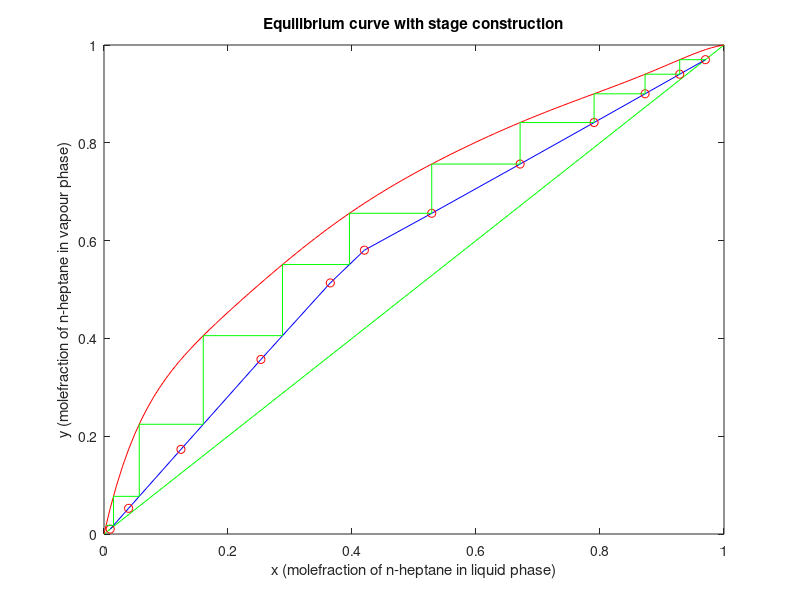
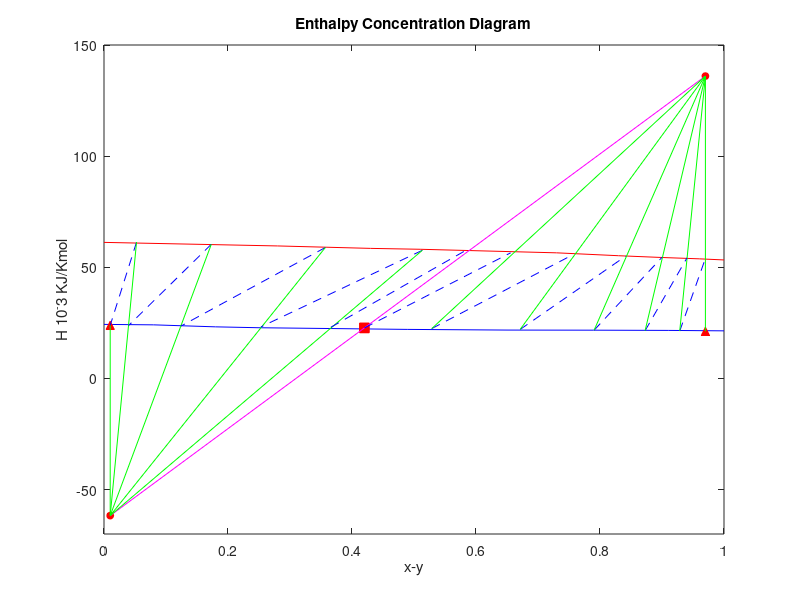

The MATLAB script that drew these images, in order: (Note: this script raises an error after producing the figures.)
clear;
close;
clc;

xe = [0 0.08 0.18 0.25 0.49 0.65 0.79 0.91 1];
ye = [0 0.28 0.43 0.51 0.73 0.83 0.9 0.96 1];
Hl = [24.3 24.1 23.2 22.8 22.05 21.75 21.7 21.6 21.4];
Hv = [61.2 59.6 58.5 58.1 56.5 55.2 54.4 53.8 53.3];

E_curve_y = polyfit(xe,ye,8);
E_curve_x = polyfit(ye,xe,8);

xe_new = 0:0.01:1;
for k = 1:length(xe_new) 
    ye_new(k) = polyval(E_curve_y,xe_new(k));
end

F = 1000/103.48;
zf = 0.42;
xf = 0.42;
xd = 0.97;
xw = 0.01;
R = 2.5;
D = 4.2681;
W = 5.7256;

figure(2)
plot(xe,Hl,'b');
hold on
plot(ye,Hv,'r');
ylim([-70 150]);
title('Enthalpy Concentration Diagram');
ylabel('H 10^-3 KJ/Kmol');
xlabel('x-y');


Hl_p = polyfit(xe,Hl,1);
Hv_p = polyfit(ye,Hv,1);
Hw = polyval(Hl_p,xw);
Hv2 = polyval(Hv_p,xw);
Hd = polyval(Hl_p,xd);
Hv1 = polyval(Hv_p,xd);
Hf = polyval(Hl_p,xf);

qd_dash = R*(Hv1-Hd) + Hv1;
slope_F = (qd_dash - Hf)/(xd-xf);
intercept_F = -slope_F*xd + qd_dash;
qw_dash = slope_F*xw + intercept_F;

plot(xd,qd_dash,'or','MarkerSize',5,'MarkerFaceColor','red');
plot(xw,qw_dash,'or','MarkerSize',5,'MarkerFaceColor','red');
plot(xf,Hf,'sr','MarkerSize',7,'MarkerFaceColor','red');
plot(xd,Hd,'^r','MarkerSize',6,'MarkerFaceColor','red');
plot(xw,Hw,'^r','MarkerSize',6,'MarkerFaceColor','red');
set(line([xd,xw],[qd_dash,qw_dash]),'Color',[1,0,1]);
set(line([xd,xd],[qd_dash,Hd]),'Color',[0,1,0]);
set(line([xw,xw],[qw_dash,Hw]),'Color',[0,1,0]);

xc(1) = xd;
yc(1) = xd;

x_int = xd;
y_int = xd;

i = 2;

while(x_int > xf)
%    xc(i) = polyval(E_curve_x,y_int);
     xc(i) = interp1(ye_new,xe_new,y_int);
   if(xc(i) >= xf)
       Hv_old = polyval(Hv_p,y_int);
       Hl_new = polyval(Hl_p,xc(i));
   
       plot([xc(i),y_int],[Hl_new, Hv_old],'--b');
       plot([xd,xc(i)],[qd_dash,Hl_new],'g');
   
       line = polyfit([xd,xc(i)],[qd_dash,Hl_new],1);
       y_line = polyval(line,xe);
   
       yc(i) = interp1(y_line - Hv,xe,0);
       
       y_int = yc(i);
       x_int = xc(i);
       
       i = i+1;
       
   else
       Hv_old = polyval(Hv_p,y_int);
       plot([xf,y_int],[Hf, Hv_old],'--b');
       x_int = xc(i); 
   end
end

xstr(1) = xw;
ystr(1) = xw;

x_int = xw;
y_int = xw;


j = 2;
yf = 0;
while(x_int < xf )
   ystr(j) = polyval(E_curve_y,x_int);
   Hl_old = polyval(Hl_p,x_int);
   Hv_new = polyval(Hv_p,ystr(j));
   
   line = polyfit([xw,ystr(j)],[qw_dash,Hv_new],1);
   x_line = polyval(line,xe);
   
   xstr(j) = interp1(x_line - Hl,xe,0);
   if(xstr(j) < xf) 
       x_data = [ystr(j),x_int];
       y_data = [Hv_new, Hl_old];
       
       plot([ystr(j),x_int],[Hv_new, Hl_old],'--b');
       plot([xw,ystr(j)],[qw_dash,Hv_new],'g')
       
       x_int = xstr(j);
       y_int = ystr(j);
       
       j = j+1;
   else
       
       line = polyfit([xd,xf],[qd_dash,Hf],1);
       y_line = polyval(line,xe);
   
       yf = interp1(y_line - Hv,xe,0);
       Hfv = polyval(Hv_p,yf);
       
       plot([yf,x_int],[Hfv, Hl_old],'--b');
       x_int = xstr(j);
       
       y_int = ystr(j);
   end
   
end

n1 = 1;
n2 = j-1;
while (n1 <= i + j - 1)
    
    if(n1 < i)
        x_points(n1) = xc(n1);
        y_points(n1) = yc(n1);
    elseif (n1 == i)
        x_points(n1) = xf;
        y_points(n1) = yf;
    else
        x_points(n1) = xstr(n2);
        y_points(n1) = ystr(n2);
        
        n2 = n2 - 1;
    end
    n1 = n1 + 1;
end

figure(1)
plot(xe,xe,'g');
hold on
plot(xe_new,ye_new,'r');
xlim([0 1]);
ylim([0 1]);

plot(x_points,y_points,'b');
plot(x_points,y_points,'or');
title('Equilibrium curve with stage construction');
xlabel('x (molefraction of n-heptane in liquid phase)');
ylabel('y (molefraction of n-heptane in vapour phase)');

xstage(1) = xd;
ystage(1) = xd;
k =1;

while (xstage(k) > xw)
    ydummy = ystage(k);
    xstage(k+1) = interp1(ye_new,xe_new,ydummy);
    ystage(k+1) = interp1(x_points,y_points,xstage(k+1));
    plot([xstage(k),xstage(k+1)],[ystage(k),ystage(k)],'g');
    if (xstage(k+1) > xw) 
        plot([xstage(k+1),xstage(k+1)],[ystage(k),ystage(k+1)],'g');
    end
    k = k+1;
end

% m = 2; 
% while(m <= 12)
%     plot([x_points(m -1),x_points(m)],[y_points(m - 1),y_points(m - 1)],'g');
%     plot([x_points(m),x_points(m)],[y_points(m - 1),y_points(m)],'g');
%     m = m + 1;
% end

hold off

n = 1;
for i=2:length(xstage)
    Xn(n) = xstage(i);
    Yn(n) = ystage(i);
    n= n+1;
end

Xn = Xn';
Yn = Yn';

% L(1) = R*D;
% V(1) = (R+1)*D;

for i=1:length(Xn)
    if(i <= 7) 
        x = Xn(i);
%         y = Yn(i);
        y = interp1(x_points,y_points,x);
        check(i) = y;
        V(i) = (D*xd - D*x)/(y-x);
        L(i) = V(i) - D;
    else
        x = Xn(i);
%         y = Yn(i);
        y = interp1(x_points,y_points,x);
        check(i) = y;
        L(i) = (W*xw - W*y)/(x-y);
        V(i) = L(i) - W;       
    end
end

HLn = interp1(xe,Hl,Xn);
HVn = interp1(xe,Hv,Yn);
Ln = L';
Vn = V';

figure(3)
x_names = {'x (equi)', 'y (equi)','L','V','HL','HV'};
y_names = 1:1:11;
h = heatmap(x_names,y_names,[Xn,Yn,Ln,Vn,HLn,HVn]);

h.Title = 'n-heptane vs ethyl benzene in liquid and vapour phases'; 
h.YLabel = 'Composition of components in each stage';
h.XLabel = 'Components in liquid phase and vapour phase';

